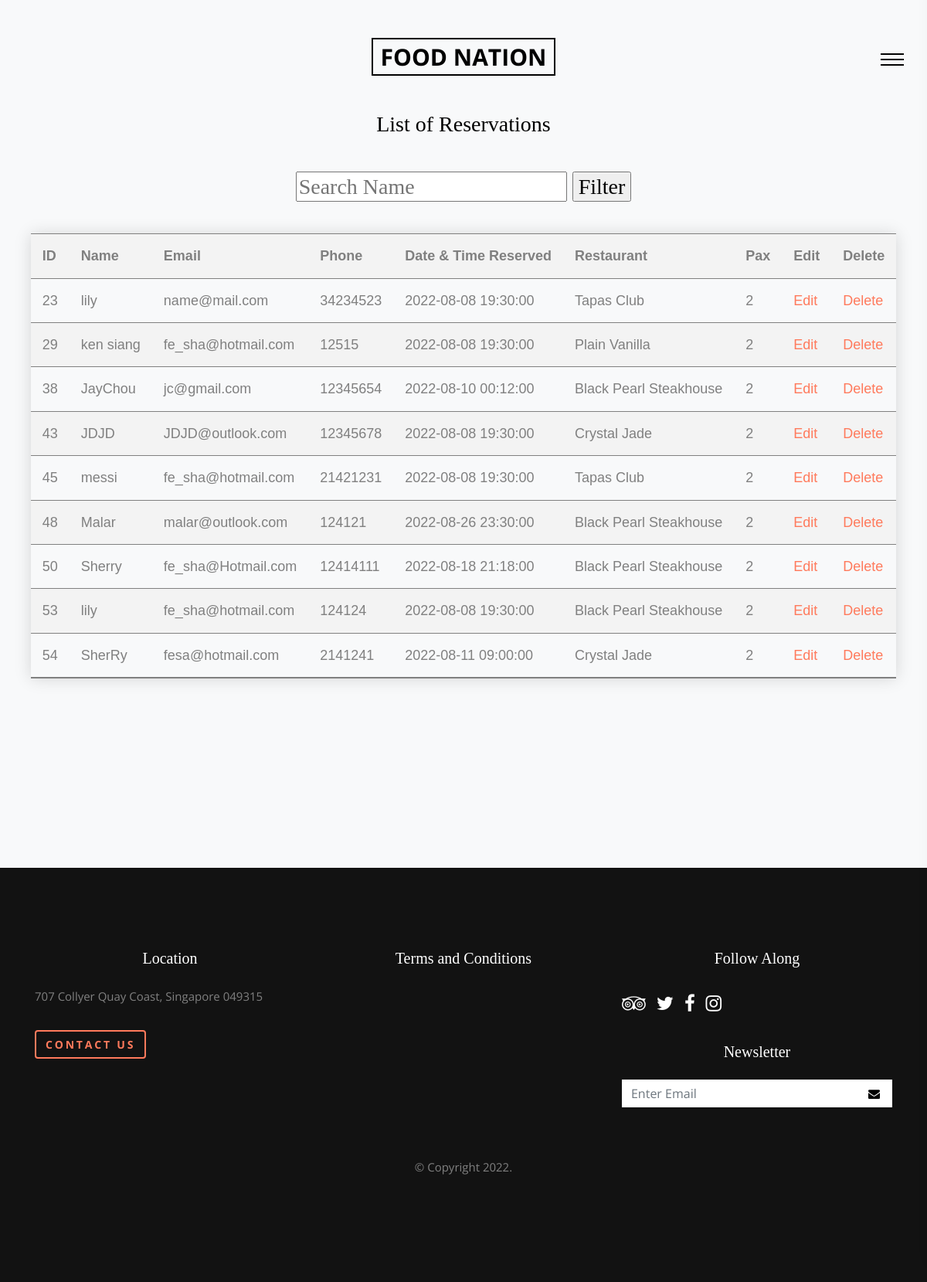
The app's page /admin-viewbooking.php (signed in) with its own data.
### tables this page shows
CREATE TABLE `restaurantreservation` (
  `bookingid` int(99) NOT NULL,
  `name` varchar(100) NOT NULL,
  `email` varchar(50) NOT NULL,
  `phone` int(50) NOT NULL,
  `time` datetime NOT NULL,
  `restauranttype` varchar(50) NOT NULL,
  `pax` int(12) NOT NULL
);

### admin-viewbooking.php (the view, shortened to what this page needs)
<?php
if(isset($_POST['search']))
{
    $valueToSearch = $_POST['valueToSearch'];
    $query = "SELECT * FROM `restaurantreservation` WHERE CONCAT(`bookingid`, `name`, `email`, `phone`, 'time', 'restauranttype', 'pax') LIKE '%".$valueToSearch."%'";
    $search_result = filterTable($query);
}
 else {
    $query = "SELECT * FROM `restaurantreservation`";
    $search_result = filterTable($query);
}
function filterTable($query)
{
    $connect = mysqli_connect("localhost", "root", "", "rbs");
    $filter_Result = mysqli_query($connect, $query);
    return $filter_Result;
}
?>
<!doctype html>
<html lang="en">
  <head>
    <?php
	include('./includes/admin-header.php');
	?>
  </head>
    <body class="bg-light">
    <body data-spy="scroll" data-target="#ftco-navbar-spy" data-offset="0">
				<table class="styled-table">
				<tr>
				<br><br><br><br><h3>List of Reservations</h3><br>
				</tr>
	 <h3><form action="admin-viewbooking.php" method="post">
					<input type="text" name="valueToSearch" placeholder="Search Name">
					<input type="submit" name="search" value="Filter"><br><br></h3>
	<tr>
		<th>ID</th>
		<th>Name</th>
		<th>Email</th>
		<th>Phone</th>
		<th>Date & Time Reserved</th>
		<th>Restaurant</th>
		<th>Pax</th>
		<th>Edit</th>
		<th>Delete</th>
	</tr>
	<?php while($rows=mysqli_fetch_array($search_result)):?>
			<tr>
			<td><?php echo $rows['bookingid'];?></td>
			<td><?php echo $rows['name'] ;?></td>
			<td><?php echo $rows['email'] ;?></td>
			<td><?php echo $rows['phone'] ;?></td>
			<td><?php echo $rows['time'] ;?></td>
			<td><?php echo $rows['restauranttype'] ;?></td>
			<td><?php echo $rows['pax'] ;?></td>
			<td><a href="admin-updatebookingforuser.php?id=<?php echo $rows['bookingid'];?>">Edit</a></td>
			<td><a href="admin-deletebooking.php?id=<?php echo $rows['bookingid'];?>" onclick="return confirm('Do you really want to delete this booking?');">Delete</a></td>
			</tr>
				<?php endwhile;?>
	</table>
	</body>
        <?php include('./includes/footer.php') ?>
</html>

### css/style.css (style rules this page uses)
html { overflow-x: hidden; }
body { background: #fff; font-family: "Open Sans", Arial, sans-serif; font-size: 20px; line-height: 1.8; font-weight: 300; color: gray; }
a { -webkit-transition: .3s all ease; -o-transition: .3s all ease; transition: .3s all ease; text-decoration: none; }
h1, h2, h3, h4, h5 { color: #000; font-family: "Playfair Display", serif; }

### admin-viewbooking.php (style rules this page uses)
.styled-table { border-collapse: collapse; margin-left: auto; margin-right: auto; font-size: 0.9em; font-family: sans-serif; min-width: 90%; box-shadow: 0 0 20px rgba(0, 0, 0, 0.15); }
.styled-table th, .styled-table td { padding: 12px 15px; }
.styled-table tbody tr { border-bottom: thin solid #808080; }
.styled-table tbody tr:nth-of-type(even) { background-color: #f3f3f3; }
.styled-table tbody tr:last-of-type { border-bottom: 2px solid #808080; }
h3 { text-align: center; }

### records on screen
restaurantreservation: bookingid "23", name "lily", email "name@mail.com", phone "34234523", time "2022-08-08 19:30:00", restauranttype "Tapas Club", pax "2"
restaurantreservation: bookingid "29", name "ken siang", email "fe_sha@hotmail.com", phone "12515", time "2022-08-08 19:30:00", restauranttype "Plain Vanilla", pax "2"
restaurantreservation: bookingid "38", name "JayChou", email "jc@gmail.com", phone "12345654", time "2022-08-10 00:12:00", restauranttype "Black Pearl Steakhouse", pax "2"
restaurantreservation: bookingid "43", name "JDJD", email "JDJD@outlook.com", phone "12345678", time "2022-08-08 19:30:00", restauranttype "Crystal Jade", pax "2"
restaurantreservation: bookingid "45", name "messi", email "fe_sha@hotmail.com", phone "21421231", time "2022-08-08 19:30:00", restauranttype "Tapas Club", pax "2"
restaurantreservation: bookingid "48", name "Malar", email "malar@outlook.com", phone "124121", time "2022-08-26 23:30:00", restauranttype "Black Pearl Steakhouse", pax "2"
restaurantreservation: bookingid "50", name "Sherry", email "fe_sha@Hotmail.com", phone "12414111", time "2022-08-18 21:18:00", restauranttype "Black Pearl Steakhouse", pax "2"
restaurantreservation: bookingid "53", name "lily", email "fe_sha@hotmail.com", phone "124124", time "2022-08-08 19:30:00", restauranttype "Black Pearl Steakhouse", pax "2"
restaurantreservation: bookingid "54", name "SherRy", email "fesa@hotmail.com", phone "2141241", time "2022-08-11 09:00:00", restauranttype "Crystal Jade", pax "2"
